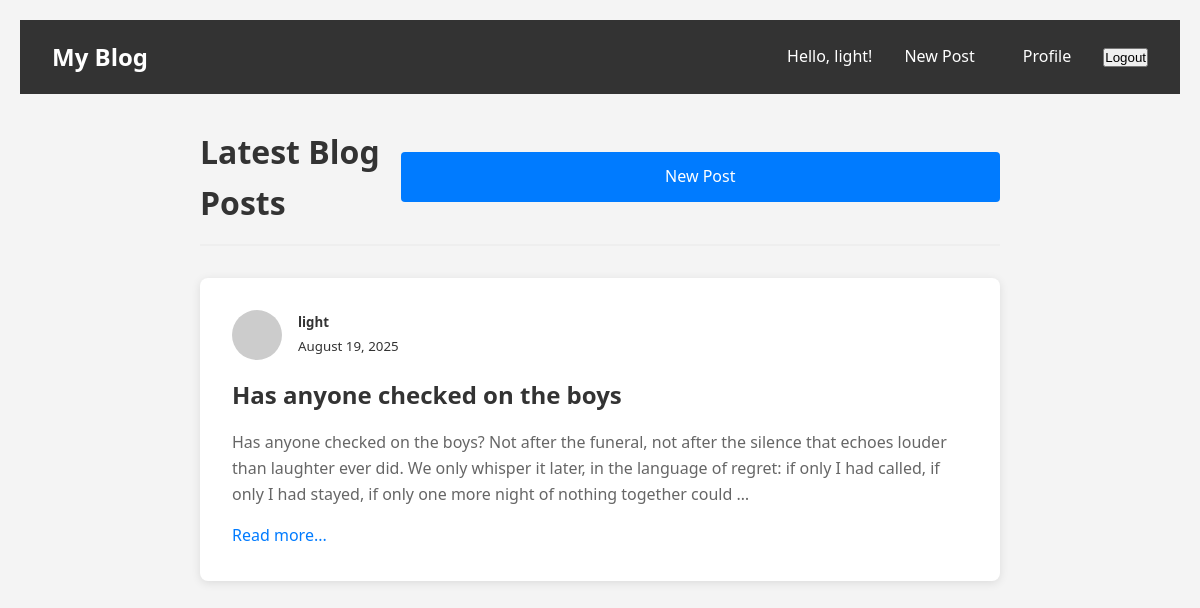
The app's page / (signed in) with its own data.
### blog/models.py (models this page shows, shortened)
class Post(models.Model):
    title = models.CharField(max_length=200)
    content = models.TextField()
    published_date = models.DateTimeField(auto_now_add=True)
    updated_at = models.DateTimeField(auto_now=True)
    author = models.ForeignKey(User, on_delete=models.CASCADE)

### blog/views.py (the view)
# urls.py: path('', PostListView.as_view(), name='blog-home'),
class PostListView(ListView):
    model = Post
    template_name = 'blog/home.html'  # <app>/<model>_<viewtype>.html
    context_object_name = 'posts'
    ordering = ['-published_date']  # Show newest posts first
    paginate_by = 5  # Show 5 posts per page

### blog/templates/blog/home.html (shortened to what this page needs)
{% extends 'blog/base.html' %}
{% block content %}
<div class="blog-home">
    <div class="home-header">
        <h1>Latest Blog Posts</h1>
        {% if user.is_authenticated %}
            <a href="{% url 'post-create' %}" class="btn btn-primary">New Post</a>
        {% endif %}
    </div>
    {% if posts %}
        <div class="posts-container">
            {% for post in posts %}
                <article class="post-preview">
                    <div class="post-meta">
                        <img class="post-author-img" src="https://via.placeholder.com/50" alt="Author">
                        <div class="post-info">
                            <h5>{{ post.author.username }}</h5>
                            <small class="text-muted">{{ post.published_date|date:"F d, Y" }}</small>
                        </div>
                    </div>
                    <div class="post-content">
                        <h2><a href="{% url 'post-detail' post.id %}" class="post-title">{{ post.title }}</a></h2>
                        <p class="post-excerpt">{{ post.content|truncatewords:50 }}</p>
                        <a href="{% url 'post-detail' post.id %}" class="read-more">Read more...</a>
                    </div>
                </article>
            {% endfor %}
        </div>
    {% endif %}
</div>
{% endblock content %}

### blog/templates/blog/base.html (shortened to what this page needs)
<!DOCTYPE html>
<html lang="en">
<head>
    {% load static %}
    <link rel="stylesheet" type="text/css" href="{% static 'blog/css/style.css' %}">
</head>
<body>
    <nav class="navbar">
    <div class="nav-brand">
        <a href="{% url 'blog-home' %}">My Blog</a>
    </div>
    <div class="nav-links">
        {% if user.is_authenticated %}
            <span>Hello, {{ user.username }}!</span>
            <a href="{% url 'post-create' %}">New Post</a>
            <a href="{% url 'profile' %}">Profile</a>
            <form method="post" action="{% url 'logout' %}" style="display: inline;">
                <button type="submit" class="logout-btn">Logout</button>
            </form>
        {% else %}
            <a href="{% url 'login' %}">Login</a>
            <a href="{% url 'register' %}">Register</a>
        {% endif %}
    </div>
</nav>
    <main class="main-content">
        {% block content %}
        {% endblock content %}
    </main>
</body>
</html>

### blog/static/blog/css/style.css (style rules this page uses)
body { font-family: Arial, sans-serif; margin: 0; padding: 20px; }
* { margin: 0; padding: 0; box-sizing: border-box; }
body { font-family: 'Segoe UI', Tahoma, Geneva, Verdana, sans-serif; line-height: 1.6; color: #333; background-color: #f4f4f4; }
.navbar { background-color: #333; color: white; padding: 1rem 2rem; display: flex; justify-content: space-between; align-items: center; }
.nav-brand a { color: white; text-decoration: none; font-size: 1.5rem; font-weight: bold; }
.nav-links { display: flex; gap: 1rem; align-items: center; }
.nav-links a { color: white; text-decoration: none; padding: 0.5rem 1rem; border-radius: 4px; transition: background-color 0.3s; }
.main-content { max-width: 1200px; margin: 2rem auto; padding: 0 2rem; }
.btn { display: inline-block; padding: 0.75rem 1.5rem; font-size: 1rem; text-decoration: none; border: none; border-radius: 4px; cursor: pointer; transition: background-color 0.3s; text-align: center; }
.btn-primary { background-color: #007bff; color: white; width: 100%; }
.blog-home { max-width: 800px; margin: 0 auto; }
.home-header { display: flex; justify-content: space-between; align-items: center; margin-bottom: 2rem; padding-bottom: 1rem; border-bottom: 2px solid #eee; }
.home-header h1 { color: #333; margin: 0; }
.post-preview { background: white; padding: 2rem; margin-bottom: 2rem; border-radius: 8px; box-shadow: 0 2px 10px rgba(0,0,0,0.1); transition: transform 0.2s; }
.post-meta { display: flex; align-items: center; margin-bottom: 1rem; }
.post-author-img { width: 50px; height: 50px; border-radius: 50%; margin-right: 1rem; }
.post-info h5 { margin: 0; color: #333; }
.post-title { color: #333; text-decoration: none; transition: color 0.3s; }
.post-excerpt { color: #666; line-height: 1.6; margin: 1rem 0; }
.read-more { color: #007bff; text-decoration: none; font-weight: 500; }

### records on screen
Post: author.username "light", published_date "August 19, 2025", title "Has anyone checked on the boys", content "Has anyone checked on the boys? Not after the funeral, not after the silence that echoes louder than laughter ever did. We only whisper it later, in the language of regret: if only I had called, if only I had stayed, if only one more night of nothing together could …"

### other values on screen
{{ user.username }} "light"
